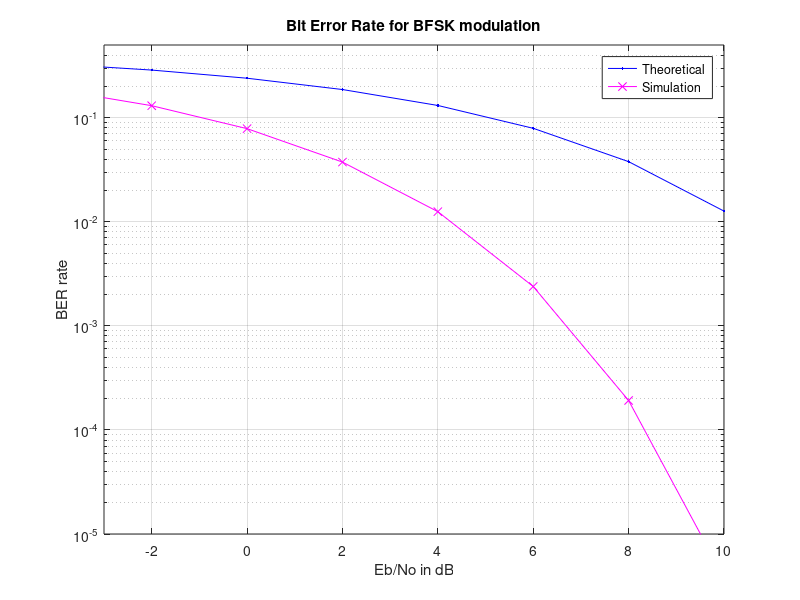

Source code (MATLAB):
%% Bit error rate for BFSK

clc;
close all;
clear;

N = 10^7;  % Number of random BPSK symbols to be generated

rng('default'); % Seed for rand generation

ip = rand(1,N) > 0.5;
s = 2 * ip-1;
n = 1/sqrt(2)*(randn(1,N)+1j*randn(1,N));
ebno = -4:2:10;

% Error count after extraction
for i = 1 : length(ebno)
    y = s+10^(-ebno(i)/20)*n;
    ipHat = real(y) > 0;
    nErr(i) = size(find(ip-ipHat),2);
end

% Theoretical and simulated bit error rates
s_ber = nErr/N;
t_ber = 0.5*erfc(sqrt(10.^(ebno/10))/2);

% Plots
figure(1);
semilogy(ebno, t_ber, 'b.-');
hold on;
semilogy(ebno, s_ber, 'mx-');
axis([-3 10 10^-5 0.5]);
grid on;

legend('Theoretical','Simulation');
xlabel('Eb/No in dB');
ylabel('BER rate');
title('Bit Error Rate for BFSK modulation');
